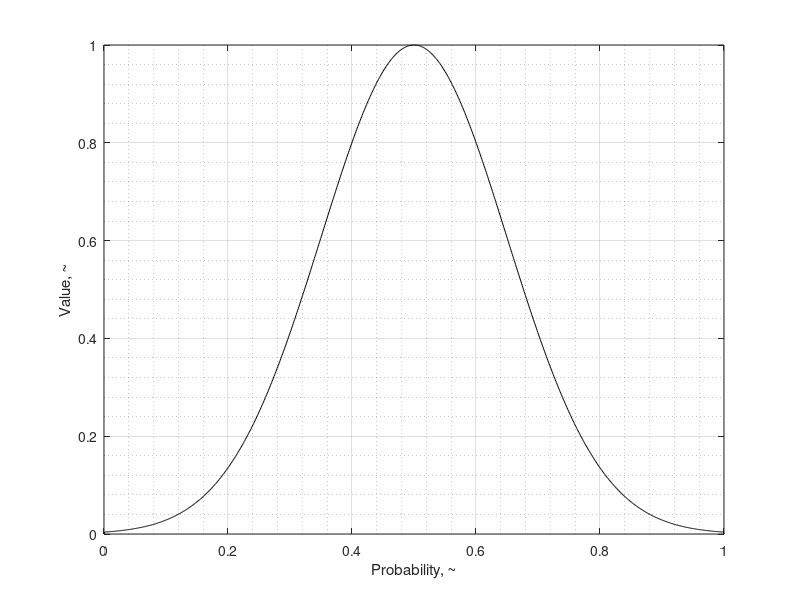

This figure's MATLAB source: (Note: this script raises an error after producing the figure.)
% function wordle_solver

    % A simple computer program to solve the word-guessing game "Wordle",
    % located at https://www.powerlanguage.co.uk/wordle/
    
    % Starts with a complete dictionary and uses statistically-informed
    % guesses and process of elimination to determine the solution. User
    % must manually type in their guess and the response after each round.
    % Case-sensitive - use lower case only.
    
    % Responses must use the following syntax:
        % 'k': gray, not in word
        % 'y': yellow, in word, but not in that spot
        % 'g': green, in word, in that spot
    
    % Daniel W. Dichter
    % daniel.w.dichter@gmail.com
    
    % Changelog:
        % 2022-01-11:
            % First version
        % 2022-01-16:
            % Revised to support words with multi-instance letters, e.g. WADED, DOORS, etc.
            % Swapped in a better dictionary with 4k 5-letter words (previously, 16k)
        % 2022-01-19:
            % Added suggestions of good guesses based on letter distribution
        % 2022-01-23:
            % Now makes optimized guesses against the dictionary (rather than
            % the set of possible words) for faster convergence. For 25 trials,
            % produced MEAN of 3.88 with STDEV of 0.88
    
    %%
    
    clear
    clc
    
    %% Inputs
    
    word_length = 5;  % number of letters in the word to be guessed
    qty_suggest = 10; % number of random valid words to show after every guess
    dict_source = 'english_usa.txt';
    
    % AI parameters
    green_yellow_ratio = 2; % value_green / value_yellow, relative
    Gauss.stdev = 0.15;
    Gauss.mean  = 0.5;

    %% Constants
    
    alphabet = 'abcdefghijklmnopqrstuvwxyz';
    
    Gauss.res   = 1000;
    Gauss.prob  = linspace(0,1,Gauss.res);
    Gauss.val   = (1./(Gauss.stdev.*sqrt(2.*pi))) .* exp((-1/2).*((Gauss.prob-Gauss.mean)./Gauss.stdev).^2);
    Gauss.val([1,end]) = 0;
    Gauss.val = Gauss.val ./ max(Gauss.val(:));
    
    alpha_cell_array = cell(length(alphabet),1);
    for ind_letter = 1 : length(alphabet)
        alpha_cell_array{ind_letter} = alphabet(ind_letter);
    end
    
    divider = '=================================';
    
    %% Show probability vs. value curve
    
    figure(5)
        clf
        set(gcf,'color','white')
        plot(Gauss.prob, Gauss.val, 'k')
        grid on
        grid minor
        xlabel('Probability, ~')
        ylabel('Value, ~')
    
    %% Load dictionary
    
    dict_word = importdata(dict_source);
    dict_length = zeros(size(dict_word,1),1);
    for w = 1 : length(dict_word)
        if isempty(regexprep(dict_word{w},'[a-z]','')); % skip non-valid words, e.g. with punctuation
            dict_length(w) = length(dict_word{w});
        end
    end
    
    ind_valid_length = find(dict_length == word_length);
    List = dict_word(ind_valid_length);
    
    Dict = List; % copy of the full dictionary
    
    %% Main body
    
    ind_round = 1;
    
    while length(List) > 1
        
        %% Show the probability distributions for remaining words
        
        PROB = zeros(length(alphabet), word_length);
        
        figure(1)
            clf
            set(gcf,'color','white')
            pos = get(gcf,'position');
            set(gcf,'position',[pos(1:2) 560 900])

        for ind_position = 1 : word_length

            letters = repmat(' ',[length(List),1]);
            for w = 1 : length(List)
                letters(w) = List{w}(ind_position);
            end
            qty_words = zeros(length(alphabet),1);
            for ind_letter = 1 : length(alphabet)
                qty_words(ind_letter) = length(find(letters == alphabet(ind_letter)));
            end
            PROB(:,ind_position) = qty_words ./ length(List); % normalize from counts to probabilities

            % Plot the result
            subplot(word_length,1,ind_position)
            cla
            bar(1:length(alphabet), PROB(:,ind_position), 'FaceColor', zeros(1,3)+0.5)
            grid on
            grid minor
            set(gca,'xtick',1:length(alphabet))
            set(gca,'xticklabel',alpha_cell_array)
            xlim([0 length(alphabet)+1])
            title(['\rmProbability of ' num2str(length(List)) ' Valid ' num2str(word_length) '-Letter Words By Position #' num2str(ind_position) '\rm'])

        end
        
        for ind_position = 1 : word_length
            subplot(word_length,1,ind_position)
            ylim([0 max(PROB(:))])
        end
        
        %% Convert probabilities into values
        
        VAL = interp1(Gauss.prob, Gauss.val, PROB(:));
        [val_top, ind_top] = sort(VAL, 'descend');
        [row_top, col_top] = ind2sub(size(PROB),ind_top);
        VAL = reshape(VAL, size(PROB));
        
        figure(2)
            clf
            set(gcf,'color','white')
            pos = get(gcf,'position');
            set(gcf,'position',[pos(1:2) 560 900])

        for ind_position = 1 : word_length

            % Plot the result
            subplot(word_length,1,ind_position)
            cla
            bar(1:length(alphabet), VAL(:,ind_position), 'FaceColor', zeros(1,3)+0.5)
            grid on
            grid minor
            set(gca,'xtick',1:length(alphabet))
            set(gca,'xticklabel',alpha_cell_array)
            xlim([0 length(alphabet)+1])
            ylim([0 max(VAL(:))])
            title(['\rmValue of ' num2str(length(List)) ' Valid ' num2str(word_length) '-Letter Words By Position #' num2str(ind_position) '\rm'])

        end
        
        %%
        
        disp(divider)
        disp(['ROUND            ' num2str(ind_round)])
        disp(['Words remaining: ' num2str(length(List))])
        
        %% Score the dictionary
        
        Score_Dict = zeros(length(Dict),1);

        for w = 1 : length(Dict) % for each word
            
            for i = 1 : word_length % for each tile
                
                ind_alpha = find(Dict{w}(i) == alphabet);
                
                gain_pos    = ones(1,word_length);
                gain_pos(i) = green_yellow_ratio;
                
                ind_green = find(PROB(ind_alpha,:)==1);
                qty_green = length(ind_green); % number of green tiles with this letter
                
                % If we know the word contains a certain letter, we might
                % still want to guess it elsewhere in the word. However, it
                % might just come up yellow, telling us basically what we
                % already knew (no new information).
                if qty_green>=1 && PROB(ind_alpha,i)~=1
                    gain_pos = gain_pos ./ green_yellow_ratio;
                end
                
                qty_match     = length(find(Dict{w}(i) == Dict{w})); % number of tiles with this letter
                qty_non_green = qty_match - qty_green;
                qty_non_green = max([1 qty_non_green]); % enforce non-zero, non-negative
                
                % If we guess a tile that we already know is correct,
                % it adds no value to any position (including its own)
                if PROB(ind_alpha, i) ~= 1
                    Score_Dict(w) = Score_Dict(w) + dot(VAL(ind_alpha,:), gain_pos) / qty_non_green;
                end
                
            end
            
        end
        
        disp(' ')
        [~, ind_best_dict] = sort(Score_Dict,'descend');
        disp('Most valuable guesses (to advance):')
        disp(' ')
        for i = 1 : qty_suggest
            disp([num2str(i) '. ' Dict{ind_best_dict(i)} ' (' num2str(Score_Dict(ind_best_dict(i))) ')'])
        end

        %% Score the remaining words
        
        Score_List = ones(length(List),1);
        for w = 1 : length(List)
            for i = 1 : word_length
                Score_List(w) = Score_List(w) * PROB(find(List{w}(i)==alphabet), i);
            end
        end
        
        disp(' ')
        [~, ind_best_list] = sort(Score_List,'descend');
        disp('Most probable guesses (to win):')
        disp(' ')
        for i = 1 : min([length(List) qty_suggest])
            disp([num2str(i) '. ' List{ind_best_list(i)} ' (' num2str(Score_List(ind_best_list(i))) ')'])
        end
        disp(' ')

        %% Collect a guess/response pair from user
        
        % Guess
        guess = input('Guess:    ','s');
        if length(guess) ~= word_length
            warning('Invalid length')
            continue
        end
        if length(find(strcmp(dict_word, guess))) ~= 1
            warning('Invalid word')
            continue
        end
        
        % Response
        response = input('Response: ','s');
        if length(response) ~= word_length
            warning('Invalid length')
            continue
        end
        if length(regexprep(response, '[kyg]', '')) > 0
            warning('Invalid response, must solely contain [kyg]')
            continue
        end
        
        %% Eliminate words per guess/response pair
        
        % Eliminate all entries from the list that are not consistent with
        % the most recent guess/response pair
        
        to_eliminate = zeros(length(List),1);
        
        for ind = 1 : word_length % for each letter
            
            letter = guess(ind);
            
            switch response(ind)
                
                case 'k'
                    
                    response_match = response(find(guess == letter));
                    if length(regexprep(response_match, 'k', '')) == 0 % All tile(s) of this letter were gray
                        
                        % Eliminate all words that contain this letter
                        for w = 1 : length(List)
                            if length(regexprep(List{w}, letter, '')) ~= word_length
                                to_eliminate(w) = 1;
                            end
                        end
                        
                    else
                        
                        % This is a gray tile, but there are other tile(s)
                        % of either yellow or green of the same letter. We
                        % know that the solution does not contain this
                        % letter at this position.
                        
                        % Eliminate words that contain this letter in this position
                        for w = 1 : length(List)
                            if strcmp(List{w}(ind), letter)
                                to_eliminate(w) = 1;
                            end
                        end
                        
                    end
                    
                case 'y'
                    
                    % Eliminate words that contain this letter in this position
                    for w = 1 : length(List)
                        if strcmp(List{w}(ind), letter)
                            to_eliminate(w) = 1;
                        end
                    end
                    
                    % Eliminate words that do not contain this letter in non-green non-matching tiles
                    ind_search = intersect(find(response~='g'), find(guess~=letter));
                    for w = 1 : length(List)
                        if length(find(List{w}(ind_search) == letter)) == 0
                            to_eliminate(w) = 1;
                        end
                    end
                    
                case 'g'
                    
                    % Eliminate words that do not contain this letter in this position
                    for w = 1 : length(List)
                        if ~strcmp(List{w}(ind), letter)
                            to_eliminate(w) = 1;
                        end
                    end
                    
                otherwise
                    error('Unrecognized response')
                    
            end
            
        end
        
        % Eliminate words
        List = List(find(~to_eliminate));
        
        ind_round = ind_round + 1;
        
    end
    
    if length(List) == 0
        error('Guesses did not converge')
    else
        disp(divider)
        disp(['Solution: ' List{:}])
    end
    
% end













































